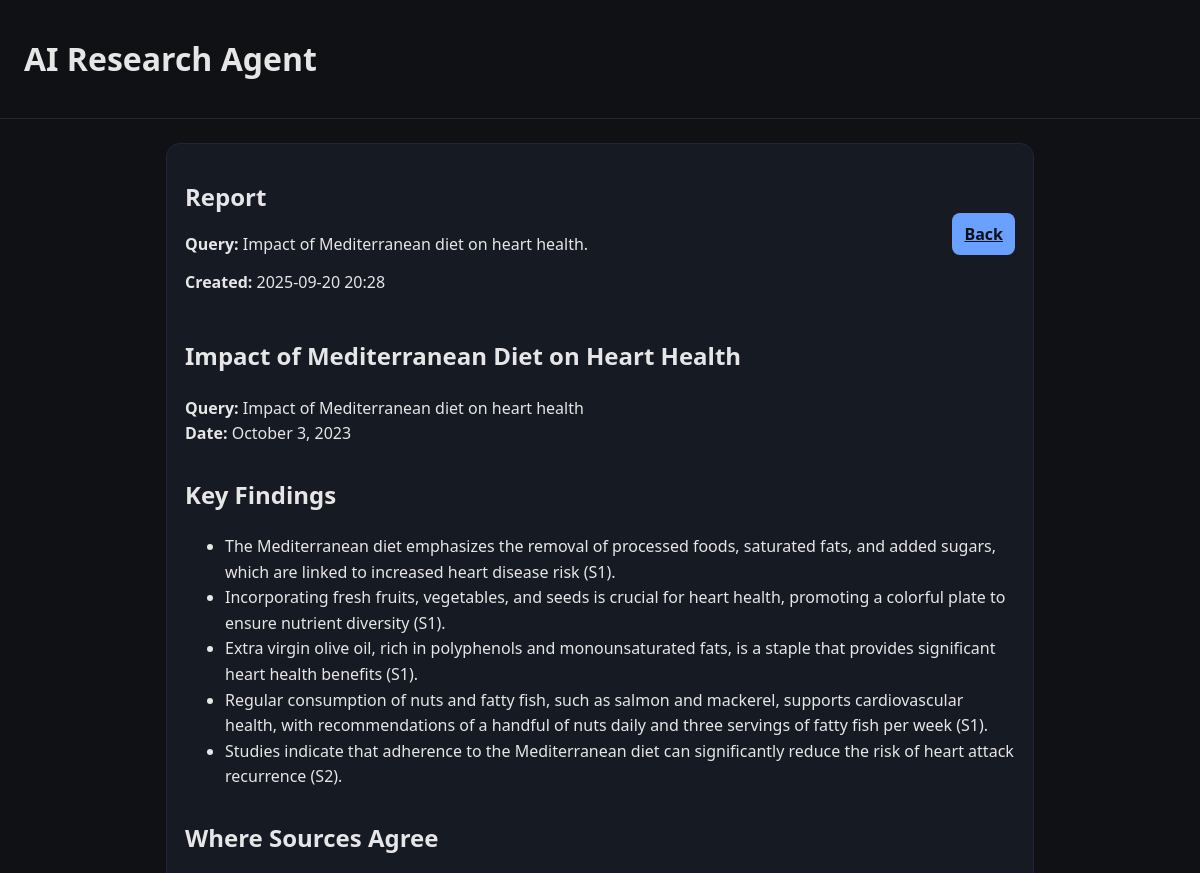
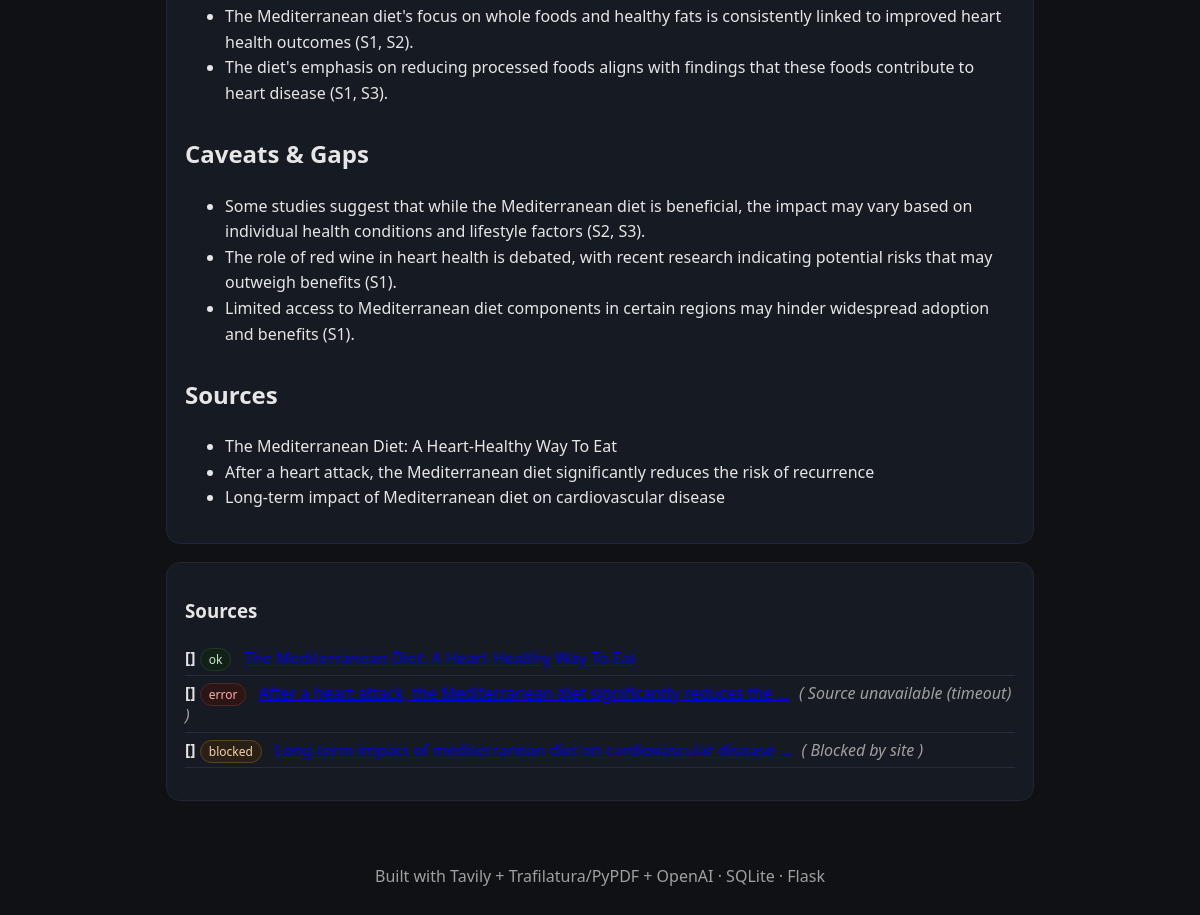
The page /report/20 on the database its author committed (2 pictures, top to bottom).
### app/models.py (models this page shows)
class Base(DeclarativeBase):
    pass

class Report(Base):
    __tablename__ = "reports"
    id: Mapped[int] = mapped_column(Integer, primary_key=True)
    query: Mapped[str] = mapped_column(String(512), nullable=False)
    created_at: Mapped[datetime] = mapped_column(DateTime, default=datetime.utcnow)
    summary_md: Mapped[str] = mapped_column(Text, nullable=False)
    sources: Mapped[list["Source"]] = relationship("Source", back_populates="report", cascade="all, delete-orphan")

class Source(Base):
    __tablename__ = "sources"
    id: Mapped[int] = mapped_column(Integer, primary_key=True)
    report_id: Mapped[int] = mapped_column(ForeignKey("reports.id"), nullable=False)
    title: Mapped[str] = mapped_column(String(512), nullable=True)
    url: Mapped[str] = mapped_column(String(1024), nullable=False)
    status: Mapped[str] = mapped_column(String(64), default="ok")  # ok | blocked | error | skipped
    note: Mapped[str] = mapped_column(Text, nullable=True)
    report: Mapped[Report] = relationship("Report", back_populates="sources")

### app/main.py (the view)
    @app.route("/report/<int:report_id>")
    def view_report(report_id: int):
        with next(get_db()) as db:  # type: Session
            report = db.query(Report).filter(Report.id == report_id).first()
            if not report:
                flash("Report not found.", "error")
                return redirect(url_for("index"))
            sources = db.query(Source).filter(Source.report_id == report_id).all()
        html = markdown(
            report.summary_md,
            extensions=["fenced_code", "tables", "toc", "sane_lists"],
            output_format="html5",
        )
        return render_template("report.html", report=report, sources=sources, html=html)

### app/db.py (called while the page is built)
def get_db():
    db = SessionLocal()
    try:
        yield db
    finally:
        db.close()

### app/templates/report.html
{% extends 'base.html' %}
{% block content %}
<article class="card">
  <div class="report-head">
    <div>
      <h2>Report</h2>
      <p><strong>Query:</strong> {{ report.query }}</p>
      <p><strong>Created:</strong> {{ report.created_at.strftime('%Y-%m-%d %H:%M') }}</p>
    </div>
    <div>
      <a class="btn" href="/">Back</a>
    </div>
  </div>
  <div class="report-body">{{ html | safe }}</div>
</article>
<section class="card">
  <h3>Sources</h3>
  <ul class="sources">
    {% for s in sources %}
      <li id="{{ s.label }}">
        <strong>[{{ s.label }}]</strong>
        <span class="badge {{ s.status }}">{{ s.status }}</span>
        <a href="{{ s.url }}" target="_blank" rel="noopener noreferrer">{{ s.title or s.url }}</a>
        {% if s.note %}
          <em class="note">
            (
            {% if "blocked" in s.note or s.status == "blocked" %}
              Blocked by site
            {% elif "ConnectTimeout" in s.note %}
              Source unavailable (timeout)
            {% elif "error" in s.note %}
              Source unavailable
            {% elif "empty" in s.note or s.status == "skipped" %}
              No readable text
            {% else %}
              {{ s.note }}
            {% endif %}
            )
          </em>
        {% endif %}
      </li>
    {% endfor %}
  </ul>
</section>
{% endblock %}

### app/static/style.css (style rules this page uses)
:root { --bg: #0f1115; --card: #161a22; --text: #e6e6e6; --muted: #a0a0a0; --accent: #6aa0ff; --ok:#2ea043; --err:#e5534b; --warn:#e0a800; }
* { box-sizing: border-box; }
body { margin: 0; font-family: system-ui, -apple-system, Segoe UI, Roboto, Arial, sans-serif; background: var(--bg); color: var(--text); }
.card { background: var(--card); border: 1px solid #202635; border-radius: 14px; padding: 16px 18px; margin-bottom: 18px; }
.query-form button, .btn { background: var(--accent); color: #0b0f17; border: none; padding: 10px 12px; border-radius: 8px; cursor: pointer; font-weight: 600; }
.report-head { display: flex; align-items: center; justify-content: space-between; gap: 12px; }
.report-body { line-height: 1.6; }
.report-body h1, .report-body h2, .report-body h3 { margin-top: 1.2em; }
.sources { list-style: none; padding: 0; }
.sources li { padding: 6px 0; border-bottom: 1px solid #262c3d; }
.badge { font-size: 12px; padding: 2px 8px; border-radius: 999px; margin-right: 8px; background: #2a2f40; color: #cfd9ff; border: 1px solid #37405a; }
.badge.ok { background: #122018; color: #b5f0c9; border-color: #1e3a27; }
.badge.error { background: #2b1515; color: #f8b0aa; border-color: #512626; }
.badge.blocked { background: #2b2015; color: #f3d2a6; border-color: #5a4320; }
.note { color: var(--muted); margin-left: 6px; }

### rows shown on the page
Report: query "Impact of Mediterranean diet on heart health.", created_at "2025-09-20 20:28"
Source: title "Impact of Mediterranean Diet on Heart Health Query: Impact of Mediterranean diet on heart health Date: October 3, 2023 Key Findings The Mediterranean diet emphasizes the removal of processed foods, saturated fats, and added sugars, which are linked to increased heart disease risk (S1). Incorporating fresh fruits, vegetables, and seeds is crucial for heart health, promoting a colorful plate to ensure nutrient diversity (S1). Extra virgin olive oil, rich in polyphenols and monounsaturated fats, is a staple that provides significant heart health benefits (S1). Regular consumption of nuts and fatty fish, such as salmon and mackerel, supports cardiovascular health, with recommendations of a…", status "ok"
Source: status "error", shows "Source unavailable (timeout)"
Source: status "blocked", note "Blocked by site"
